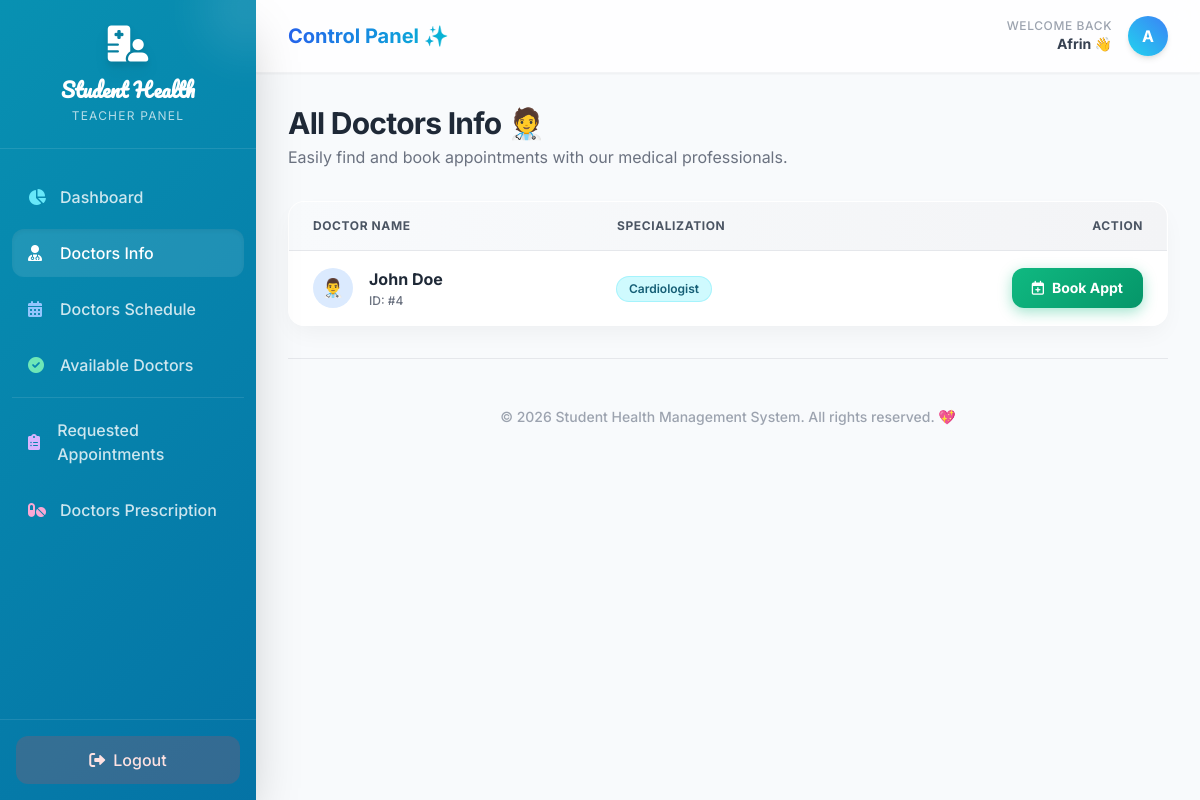
Page /doctors/ (signed in) on the committed database.
### users/models.py (models this page shows, shortened)
class User(AbstractUser):
    ROLE_CHOICES = [
        ('admin', 'Admin'),
        ('doctor', 'Doctor'),
        ('patient', 'Patient'),
        ('accountant', 'Accountant'),
        ('teacher', 'Teacher'),
    ]
    role = models.CharField(max_length=20, choices=ROLE_CHOICES, default='patient')

class Doctor(models.Model):
    user = models.OneToOneField(User, on_delete=models.CASCADE, related_name='doctor_profile')
    specialization = models.CharField(max_length=100)

### users/views.py (the view)
# urls.py: path('doctors/', views.doctors_list, name='doctors_list'),
@login_required(login_url='login')
def doctors_list(request):
    busy_doctors = Appointment.objects.filter(status='pending').values_list('doctor_id', flat=True)
    doctors = Doctor.objects.exclude(id__in=busy_doctors)
    return render(request, 'doctors_list.html', {'doctors': doctors, 'title': 'All Doctors Info'})

### users/templates/doctors_list.html (shortened to what this page needs)
<!DOCTYPE html>
<html lang="en">
<head>
    <script src="https://cdn.tailwindcss.com"></script>
    <link href="https://cdnjs.cloudflare.com/ajax/libs/font-awesome/6.0.0-beta3/css/all.min.css" rel="stylesheet">
</head>
<body class="antialiased flex text-gray-800 min-h-screen">
    <aside class="w-64 bg-ombre text-white flex flex-col fixed h-full z-20 shadow-2xl">
        <div class="p-6 text-center border-b border-white/10 relative overflow-hidden">
            <div class="absolute -top-10 -right-10 w-24 h-24 bg-white/10 rounded-full blur-xl"></div>
            <i class="fas fa-hospital-user text-4xl mb-3 drop-shadow-lg"></i>
            <h3 class="text-xl font-bold logo-font">Student Health</h3>
            <p class="text-xs text-white/70 uppercase tracking-widest mt-1">{% if user.role == 'admin' %}Student{% else %}{{ user.role|title }}{% endif %} Panel</p>
        </div>
        <nav class="flex-1 py-6 px-3 space-y-2 overflow-y-auto">
            <a href="{% url 'dashboard' %}" class="flex items-center px-4 py-3 text-white/80 hover:text-white hover:bg-white/5 rounded-xl font-medium transition-all group">
                <i class="fas fa-chart-pie w-6 group-hover:scale-110 transition-transform text-cyan-300"></i><span class="ml-2">Dashboard</span>
            </a>
            <a href="{% url 'doctors_list' %}" class="flex items-center px-4 py-3 bg-white/10 text-white rounded-xl font-medium transition-all group relative overflow-hidden shadow-inner">
                <i class="fas fa-user-md w-6 relative z-10 text-white"></i><span class="relative z-10 ml-2">Doctors Info</span>
            </a>
            <a href="{% url 'my_schedule' %}" class="flex items-center px-4 py-3 text-white/80 hover:text-white hover:bg-white/5 rounded-xl font-medium transition-all group">
                <i class="fas fa-calendar-alt w-6 group-hover:scale-110 transition-transform text-blue-300"></i><span class="ml-2">Doctors Schedule</span>
            </a>
            <a href="{% url 'available_doctors' %}" class="flex items-center px-4 py-3 text-white/80 hover:text-white hover:bg-white/5 rounded-xl font-medium transition-all group">
                <i class="fas fa-check-circle w-6 group-hover:scale-110 transition-transform text-emerald-300"></i><span class="ml-2">Available Doctors</span>
            </a>
            <div class="my-4 border-t border-white/10"></div>
            <a href="{% url 'requested_appointments' %}" class="flex items-center px-4 py-3 text-white/80 hover:text-white hover:bg-white/5 rounded-xl font-medium transition-all group">
                <i class="fas fa-clipboard-list w-6 group-hover:scale-110 transition-transform text-purple-300"></i><span class="ml-2">Requested Appointments</span>
            </a>
            <a href="{% url 'book_appointment' %}" class="flex items-center px-4 py-3 text-white/80 hover:text-white hover:bg-white/5 rounded-xl font-medium transition-all group">
                <i class="fas fa-pills w-6 group-hover:scale-110 transition-transform text-pink-300"></i><span class="ml-2">Doctors Prescription</span>
            </a>
        </nav>
        <div class="p-4 border-t border-white/10">
            <a href="{% url 'logout' %}" class="flex items-center justify-center px-4 py-3 bg-red-500/20 text-red-100 hover:bg-red-500 hover:text-white hover:shadow-lg hover:shadow-red-500/30 rounded-xl font-medium transition-all">
                <i class="fas fa-sign-out-alt mr-2"></i> Logout
            </a>
        </div>
    </aside>
    <main class="flex-1 ml-64 bg-[#f8fafc] min-h-screen relative">
        <header class="bg-white/80 backdrop-blur-md shadow-sm sticky top-0 z-10 border-b border-gray-100 px-8 py-4 flex justify-between items-center transition-all">
            <h2 class="text-xl font-bold bg-gradient-to-r from-blue-600 to-cyan-500 bg-clip-text text-transparent">Control Panel ✨</h2>
            <div class="flex items-center space-x-4">
                <div class="flex flex-col text-right">
                    <span class="text-xs text-gray-400 font-medium uppercase tracking-wider">Welcome Back</span>
                    <span class="text-sm font-bold text-gray-700">{{ user.first_name|default:user.username }} 👋</span>
                </div>
                <div class="w-10 h-10 rounded-full bg-gradient-to-tr from-cyan-400 to-blue-500 flex items-center justify-center text-white font-bold shadow-md transform hover:scale-105 transition-transform cursor-pointer">
                    {{ user.first_name|first|default:user.username|first|upper }}
                </div>
            </div>
        </header>
        <div class="p-8 max-w-7xl mx-auto space-y-8">
            <div class="fade-in-up flex items-center justify-between">
                <div>
                    <h3 class="text-3xl font-bold text-gray-800 tracking-tight">{{ title|default:'Doctors Info / Available Doctors' }} 🧑‍⚕️</h3>
                    <p class="text-gray-500 mt-1">Easily find and book appointments with our medical professionals.</p>
                </div>
            </div>
            <div class="fade-in-up delay-1">
                <div class="glass-card rounded-2xl overflow-hidden">
                    <table class="w-full text-left border-collapse">
                        <thead>
                            <tr class="bg-gradient-to-r from-slate-50 to-gray-100 border-b border-gray-200">
                                <th class="py-4 px-6 font-bold text-gray-600 uppercase text-xs tracking-wider">Doctor Name</th>
                                <th class="py-4 px-6 font-bold text-gray-600 uppercase text-xs tracking-wider">Specialization</th>
                                <th class="py-4 px-6 font-bold text-gray-600 uppercase text-xs tracking-wider text-right">Action</th>
                            </tr>
                        </thead>
                        <tbody class="divide-y divide-gray-100 bg-white/50">
                            {% for doc in doctors %}
                            <tr class="table-row-hover group">
                                <td class="py-4 px-6">
                                    <div class="flex items-center">
                                        <div class="h-10 w-10 rounded-full bg-blue-100 text-blue-600 flex items-center justify-center text-lg font-bold mr-4 group-hover:scale-110 transition-transform">
                                            👨‍⚕️
                                        </div>
                                        <div>
                                            <div class="font-bold text-gray-800">{{ doc.user.first_name }} {{ doc.user.last_name }}</div>
                                            <div class="text-xs text-gray-500 font-medium mt-0.5">ID: #{{ doc.id }}</div>
                                        </div>
                                    </div>
                                </td>
                                <td class="py-4 px-6">
                                    <span class="inline-flex items-center px-3 py-1 rounded-full text-xs font-semibold bg-cyan-100 text-cyan-800 ring-1 ring-cyan-200">
                                        {{ doc.specialization|default:"General Medicine" }}
                                    </span>
                                </td>
                                <td class="py-4 px-6 text-right">
                                    <a href="{% url 'book_appointment_with_doc' doc.id %}" class="btn-gradient text-white px-5 py-2.5 rounded-xl text-sm font-bold inline-flex items-center justify-center">
                                        <i class="far fa-calendar-plus mr-2"></i> Book Appt
                                    </a>
                                </td>
                            </tr>
                            {% endfor %}
                        </tbody>
                    </table>
                </div>
            </div>
            <div class="fade-in-up delay-2 pt-12 pb-6 text-center border-t border-gray-200 mt-12">
                <p class="text-sm text-gray-400 font-medium">
                    &copy; 2026 Student Health Management System. All rights reserved. 💖
                </p>
            </div>
        </div>
    </main>
</body>
</html>

### users/templates/doctors_list.html (style rules this page uses)
body { font-family: 'Inter', sans-serif; background-color: #f8fafc; }
.logo-font { font-family: 'Pacifico', cursive; }
.bg-ombre { background: linear-gradient(-45deg, #0f172a, #1e3a8a, #0369a1, #0891b2); background-size: 400% 400%; animation: gradientBG 15s ease infinite; }
.fade-in-up { animation: fadeInUp 0.6s ease-out forwards; opacity: 0; transform: translateY(20px); }
.delay-1 { animation-delay: 0.1s; }
.delay-2 { animation-delay: 0.2s; }
.glass-card { background: rgba(255, 255, 255, 0.95); backdrop-filter: blur(10px); border: 1px solid rgba(255, 255, 255, 0.6); box-shadow: 0 10px 25px -5px rgba(0, 0, 0, 0.05); }
.btn-gradient { background: linear-gradient(135deg, #10b981, #059669); box-shadow: 0 4px 14px 0 rgba(16, 185, 129, 0.39); transition: all 0.3s ease; }

### rows in the picture
User: role "TEACHER", first_name "Afrin", first_name|first "A"
Doctor: user.first_name "John", user.last_name "Doe", id "4", specialization "Cardiologist"

### other values in the picture
{{ title|default:'Doctors Info / Available Doctors' }} "All Doctors Info"
